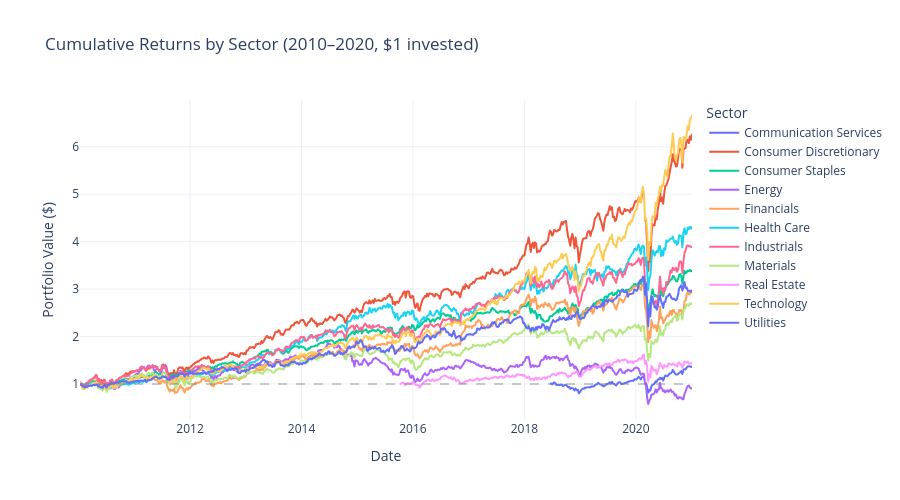

The cell this chart's notebook holds for it:
### Markdown cell above
### Cumulative Returns

Growth of $1 invested in each sector at the start of 2010. More intuitive than annualized return — shows the full compounding effect.

### Code cell
plot_cumulative_returns(returns).show()

### Figure 1 — Plotly figure (JSON) as saved in the notebook; plotly's stock layout.template omitted (floating-point values rounded to 4 significant figures; data arrays with more than 128 entries replaced by an {"elided": "..."} marker saying what was removed)
{"data": [{"hovertemplate": "Sector=Communication Services<br>Date=%{x}<br>Portfolio Value ($)=%{y}<extra></extra>", "legendgroup": "Communication Services", "line": {"color": "#636efa", "dash": "solid"}, "marker": {"symbol": "circle"}, "mode": "lines", "name": "Communication Services", "showlegend": true, "type": "scattergl", "x": {"elided": "133 str values"}, "xaxis": "x", "y": {"elided": "133 float values"}, "yaxis": "y"}, {"hovertemplate": "Sector=Consumer Discretionary<br>Date=%{x}<br>Portfolio Value ($)=%{y}<extra></extra>", "legendgroup": "Consumer Discretionary", "line": {"color": "#EF553B", "dash": "solid"}, "marker": {"symbol": "circle"}, "mode": "lines", "name": "Consumer Discretionary", "showlegend": true, "type": "scattergl", "x": {"elided": "574 str values"}, "xaxis": "x", "y": {"elided": "574 float values"}, "yaxis": "y"}, {"hovertemplate": "Sector=Consumer Staples<br>Date=%{x}<br>Portfolio Value ($)=%{y}<extra></extra>", "legendgroup": "Consumer Staples", "line": {"color": "#00cc96", "dash": "solid"}, "marker": {"symbol": "circle"}, "mode": "lines", "name": "Consumer Staples", "showlegend": true, "type": "scattergl", "x": {"elided": "574 str values"}, "xaxis": "x", "y": {"elided": "574 float values"}, "yaxis": "y"}, {"hovertemplate": "Sector=Energy<br>Date=%{x}<br>Portfolio Value ($)=%{y}<extra></extra>", "legendgroup": "Energy", "line": {"color": "#ab63fa", "dash": "solid"}, "marker": {"symbol": "circle"}, "mode": "lines", "name": "Energy", "showlegend": true, "type": "scattergl", "x": {"elided": "574 str values"}, "xaxis": "x", "y": {"elided": "574 float values"}, "yaxis": "y"}, {"hovertemplate": "Sector=Financials<br>Date=%{x}<br>Portfolio Value ($)=%{y}<extra></extra>", "legendgroup": "Financials", "line": {"color": "#FFA15A", "dash": "solid"}, "marker": {"symbol": "circle"}, "mode": "lines", "name": "Financials", "showlegend": true, "type": "scattergl", "x": {"elided": "574 str values"}, "xaxis": "x", "y": {"elided": "574 float values"}, "yaxis": "y"}, {"hovertemplate": "Sector=Health Care<br>Date=%{x}<br>Portfolio Value ($)=%{y}<extra></extra>", "legendgroup": "Health Care", "line": {"color": "#19d3f3", "dash": "solid"}, "marker": {"symbol": "circle"}, "mode": "lines", "name": "Health Care", "showlegend": true, "type": "scattergl", "x": {"elided": "574 str values"}, "xaxis": "x", "y": {"elided": "574 float values"}, "yaxis": "y"}, {"hovertemplate": "Sector=Industrials<br>Date=%{x}<br>Portfolio Value ($)=%{y}<extra></extra>", "legendgroup": "Industrials", "line": {"color": "#FF6692", "dash": "solid"}, "marker": {"symbol": "circle"}, "mode": "lines", "name": "Industrials", "showlegend": true, "type": "scattergl", "x": {"elided": "574 str values"}, "xaxis": "x", "y": {"elided": "574 float values"}, "yaxis": "y"}, {"hovertemplate": "Sector=Materials<br>Date=%{x}<br>Portfolio Value ($)=%{y}<extra></extra>", "legendgroup": "Materials", "line": {"color": "#B6E880", "dash": "solid"}, "marker": {"symbol": "circle"}, "mode": "lines", "name": "Materials", "showlegend": true, "type": "scattergl", "x": {"elided": "574 str values"}, "xaxis": "x", "y": {"elided": "574 float values"}, "yaxis": "y"}, {"hovertemplate": "Sector=Real Estate<br>Date=%{x}<br>Portfolio Value ($)=%{y}<extra></extra>", "legendgroup": "Real Estate", "line": {"color": "#FF97FF", "dash": "solid"}, "marker": {"symbol": "circle"}, "mode": "lines", "name": "Real Estate", "showlegend": true, "type": "scattergl", "x": {"elided": "274 str values"}, "xaxis": "x", "y": {"elided": "274 float values"}, "yaxis": "y"}, {"hovertemplate": "Sector=Technology<br>Date=%{x}<br>Portfolio Value ($)=%{y}<extra></extra>", "legendgroup": "Technology", "line": {"color": "#FECB52", "dash": "solid"}, "marker": {"symbol": "circle"}, "mode": "lines", "name": "Technology", "showlegend": true, "type": "scattergl", "x": {"elided": "574 str values"}, "xaxis": "x", "y": {"elided": "574 float values"}, "yaxis": "y"}, {"hovertemplate": "Sector=Utilities<br>Date=%{x}<br>Portfolio Value ($)=%{y}<extra></extra>", "legendgroup": "Utilities", "line": {"color": "#636efa", "dash": "solid"}, "marker": {"symbol": "circle"}, "mode": "lines", "name": "Utilities", "showlegend": true, "type": "scattergl", "x": {"elided": "574 str values"}, "xaxis": "x", "y": {"elided": "574 float values"}, "yaxis": "y"}], "layout": {"height": 500, "legend": {"title": {"text": "Sector"}, "tracegroupgap": 0}, "shapes": [{"line": {"color": "gray", "dash": "dash"}, "opacity": 0.4, "type": "line", "x0": 0, "x1": 1, "xref": "x domain", "y0": 1, "y1": 1, "yref": "y"}], "title": {"text": "Cumulative Returns by Sector (2010–2020, $1 invested)"}, "xaxis": {"anchor": "y", "domain": [0, 1], "title": {"text": "Date"}}, "yaxis": {"anchor": "x", "domain": [0, 1], "title": {"text": "Portfolio Value ($)"}}}}
